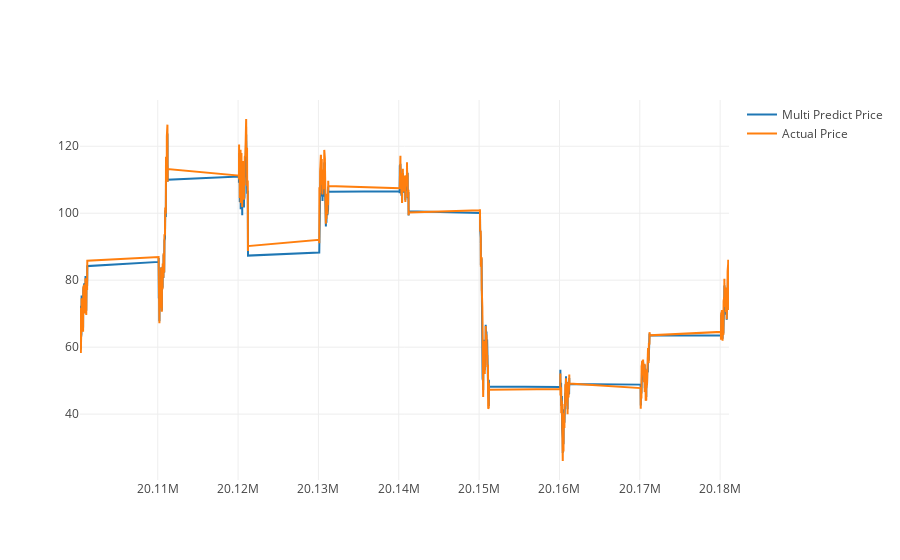

The code cell stored with this chart in its notebook:
### Code cell
predictDates = data.tail(len(inv_y)).index
actual_chart = go.Scatter(x=predictDates, y=inv_y[:,3], name= 'Actual Price')
multi_predict_chart = go.Scatter(x=predictDates, y=inv_yhat[:,3], name= 'Multi Predict Price')
py.iplot([multi_predict_chart, actual_chart])

### Figure 1 — Plotly figure (JSON) as saved in the notebook; plotly's stock layout.template omitted (floating-point values rounded to 4 significant figures; data arrays with more than 128 entries replaced by an {"elided": "..."} marker saying what was removed)
{"data": [{"name": "Multi Predict Price", "type": "scatter", "x": {"elided": "2173 int values"}, "y": {"elided": "2173 float values"}}, {"name": "Actual Price", "type": "scatter", "x": {"elided": "2173 int values"}, "y": {"elided": "2173 float values"}}], "layout": {}}
